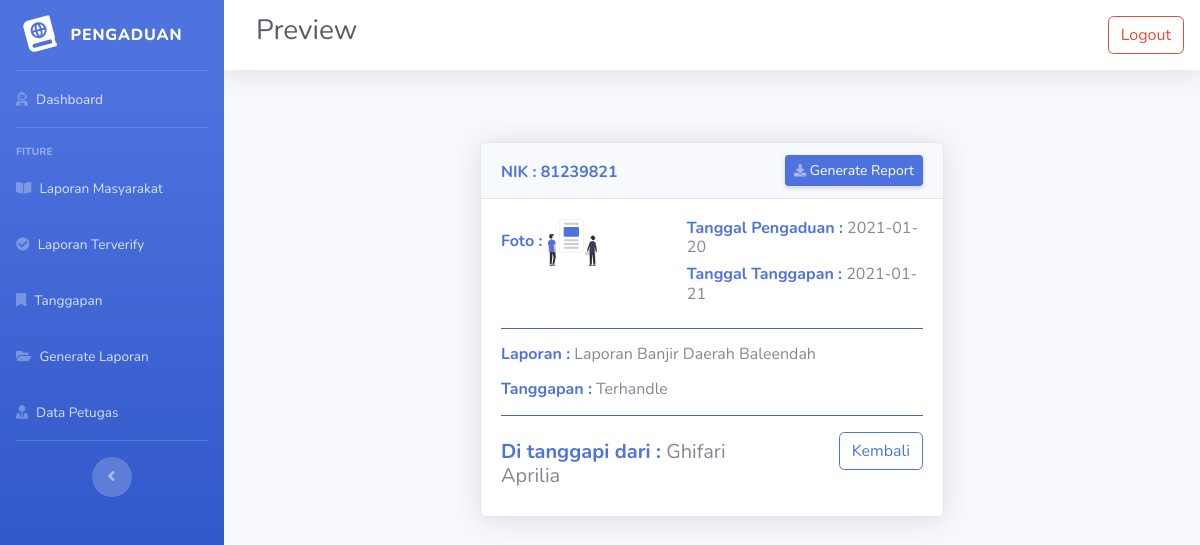
Page /src/user/preview.php?id_tanggapan=1 on the committed database.
### tables this page shows
CREATE TABLE `tanggapan` (
  `id_tanggapan` int(11) NOT NULL,
  `id_pengaduan` int(11) NOT NULL,
  `tgl_tanggapan` date NOT NULL,
  `tanggapan` text NOT NULL,
  `id_petugas` int(11) NOT NULL
);

CREATE TABLE `pengaduan` (
  `id_pengaduan` int(11) NOT NULL,
  `tgl_pengaduan` date NOT NULL,
  `nik` int(16) NOT NULL,
  `isi_laporan` text NOT NULL,
  `foto` varchar(255) NOT NULL,
  `status` enum('0','proses','selesai') NOT NULL
);

CREATE TABLE `petugas` (
  `id_petugas` int(11) NOT NULL,
  `nama_petugas` varchar(35) NOT NULL,
  `username` varchar(25) NOT NULL,
  `password` varchar(32) NOT NULL,
  `telp` varchar(13) NOT NULL,
  `level` enum('admin','petugas') NOT NULL
);

### src/user/preview.php (the view, shortened to what this page needs)
<?php
require '../../public/app.php';
require '../layouts/header.php';
require '../layouts/navAdmin.php';
$id = $_GET['id_tanggapan'];
$query = "SELECT * FROM (( tanggapan INNER JOIN pengaduan ON tanggapan.id_pengaduan = pengaduan.id_pengaduan )
                            INNER JOIN petugas ON tanggapan.id_petugas = petugas.id_petugas) WHERE id_tanggapan = $id";
$result = mysqli_query($conn, $query);
?>
<div class="d-flex justify-content-center py-5">
  <?php while ($row = mysqli_fetch_assoc($result)) : ?>
    <div class="card shadow mb-4 w-50" data-aos="fade-up">
      <div class="card-header">
        <div class="row">
          <div class="col-6">
            <h6 class="m-0 font-weight-bold text-primary mt-2">NIK : <?= $row['nik']; ?></h6>
          </div>
          <div class="col-6">
            <div class="d-sm-flex align-items-center justify-content-end">
              <a href="#" class="d-none d-sm-inline-block btn btn-sm btn-primary shadow-sm"><i class="fas fa-download fa-sm text-white-50"></i> Generate Report</a>
            </div>
          </div>
        </div>
      </div>
      <div class="collapse show" id="generate">
        <div class="card-body">
          <div class="row">
            <div class="col-5">
              <h6 class="text-primary font-weight-bold">Foto : <img src="../../assets/img/img-buat-laporan.svg" width="50" alt=""></h6>
            </div>
            <div class="col-7">
              <h6> <span class="text-primary font-weight-bold">Tanggal Pengaduan :</span> <?= $row['tgl_pengaduan']; ?></h6>
              <h6> <span class="text-primary font-weight-bold">Tanggal Tanggapan :</span> <?= $row['tgl_tanggapan']; ?></h6>
            </div>
          </div>
          <hr class="bg-primary">
          <h6 class="mb-3"><span class="text-primary font-weight-bold">Laporan :</span> <?= $row['isi_laporan']; ?></h6>
          <h6><span class="text-primary font-weight-bold">Tanggapan :</span> <?= $row['tanggapan']; ?></h6>
          <hr class="bg-primary">
          <div class="row">
            <div class="col-8 mt-2">
              <h5> <span class="text-primary font-weight-bold">Di tanggapi dari :</span> <?= $row['nama_petugas']; ?></h5>
            </div>
            <div class="col-4">
              <div class="d-flex justify-content-end">
                <a href="generate.php" class="btn btn-outline-primary">Kembali</a>
              </div>
            </div>
          </div>
        </div>
      </div>
    </div>
  <?php endwhile; ?>
</div>
<?php require '../layouts/footer.php'; ?>

### rows in the picture
tanggapan: id_pengaduan.nik "81239821", id_pengaduan.tgl_pengaduan "2021-01-20", tgl_tanggapan "2021-01-21", id_pengaduan.isi_laporan "Laporan Banjir Daerah Baleendah", tanggapan "Terhandle", id_petugas.nama_petugas "Ghifari Aprilia"

### other values in the picture
$title "Preview"
